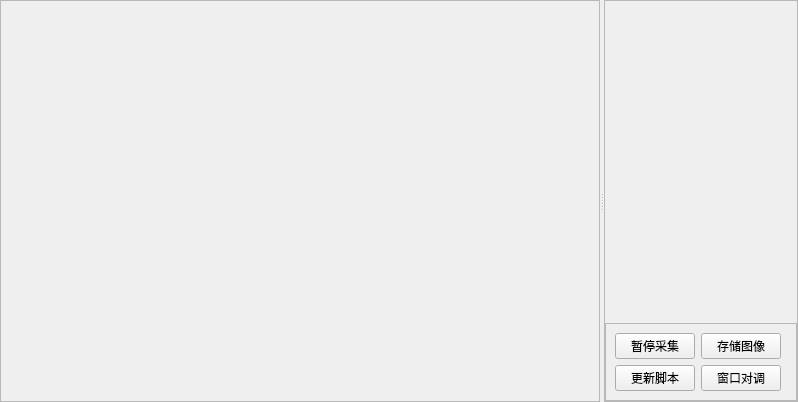
<?xml version="1.0" encoding="UTF-8"?>
<ui version="4.0">
 <class>Form</class>
 <widget class="QWidget" name="Form">
  <property name="geometry">
   <rect>
    <x>0</x>
    <y>0</y>
    <width>798</width>
    <height>402</height>
   </rect>
  </property>
  <property name="windowTitle">
   <string>Form</string>
  </property>
  <layout class="QVBoxLayout" name="Form_lay">
   <property name="spacing">
    <number>0</number>
   </property>
   <property name="leftMargin">
    <number>0</number>
   </property>
   <property name="topMargin">
    <number>0</number>
   </property>
   <property name="rightMargin">
    <number>0</number>
   </property>
   <property name="bottomMargin">
    <number>0</number>
   </property>
   <item>
    <layout class="QHBoxLayout" name="header"/>
   </item>
   <item>
    <widget class="QSplitter" name="splitter">
     <property name="sizePolicy">
      <sizepolicy hsizetype="Preferred" vsizetype="Preferred">
       <horstretch>0</horstretch>
       <verstretch>0</verstretch>
      </sizepolicy>
     </property>
     <property name="orientation">
      <enum>Qt::Horizontal</enum>
     </property>
     <widget class="QFrame" name="wx_left">
      <property name="sizePolicy">
       <sizepolicy hsizetype="MinimumExpanding" vsizetype="Maximum">
        <horstretch>0</horstretch>
        <verstretch>0</verstretch>
       </sizepolicy>
      </property>
      <property name="minimumSize">
       <size>
        <width>600</width>
        <height>400</height>
       </size>
      </property>
      <property name="frameShape">
       <enum>QFrame::StyledPanel</enum>
      </property>
      <property name="frameShadow">
       <enum>QFrame::Raised</enum>
      </property>
      <layout class="QVBoxLayout" name="left">
       <property name="leftMargin">
        <number>2</number>
       </property>
       <property name="topMargin">
        <number>2</number>
       </property>
       <property name="rightMargin">
        <number>2</number>
       </property>
       <property name="bottomMargin">
        <number>2</number>
       </property>
      </layout>
     </widget>
     <widget class="QFrame" name="wx_right">
      <property name="sizePolicy">
       <sizepolicy hsizetype="Preferred" vsizetype="Maximum">
        <horstretch>0</horstretch>
        <verstretch>0</verstretch>
       </sizepolicy>
      </property>
      <property name="frameShape">
       <enum>QFrame::StyledPanel</enum>
      </property>
      <property name="frameShadow">
       <enum>QFrame::Raised</enum>
      </property>
      <layout class="QVBoxLayout" name="right">
       <property name="spacing">
        <number>2</number>
       </property>
       <property name="leftMargin">
        <number>0</number>
       </property>
       <property name="topMargin">
        <number>0</number>
       </property>
       <property name="rightMargin">
        <number>0</number>
       </property>
       <property name="bottomMargin">
        <number>0</number>
       </property>
       <item>
        <widget class="QFrame" name="sub_canvas">
         <property name="sizePolicy">
          <sizepolicy hsizetype="Preferred" vsizetype="MinimumExpanding">
           <horstretch>0</horstretch>
           <verstretch>0</verstretch>
          </sizepolicy>
         </property>
         <layout class="QVBoxLayout" name="rup">
          <property name="leftMargin">
           <number>2</number>
          </property>
          <property name="topMargin">
           <number>2</number>
          </property>
          <property name="rightMargin">
           <number>2</number>
          </property>
          <property name="bottomMargin">
           <number>2</number>
          </property>
         </layout>
        </widget>
       </item>
       <item>
        <layout class="QVBoxLayout" name="ctrller"/>
       </item>
       <item>
        <widget class="QFrame" name="controlers">
         <property name="frameShape">
          <enum>QFrame::StyledPanel</enum>
         </property>
         <property name="frameShadow">
          <enum>QFrame::Raised</enum>
         </property>
         <layout class="QGridLayout" name="rdown">
          <item row="1" column="0">
           <widget class="QPushButton" name="btn_update_script">
            <property name="text">
             <string>更新脚本</string>
            </property>
           </widget>
          </item>
          <item row="0" column="1">
           <widget class="QPushButton" name="btn_save_image">
            <property name="text">
             <string>存储图像</string>
            </property>
           </widget>
          </item>
          <item row="1" column="1">
           <widget class="QPushButton" name="btn_switch_wins">
            <property name="text">
             <string>窗口对调</string>
            </property>
           </widget>
          </item>
          <item row="0" column="0">
           <widget class="QPushButton" name="btn_pause">
            <property name="text">
             <string>暂停采集</string>
            </property>
           </widget>
          </item>
          <item row="0" column="2">
           <spacer name="horizontalSpacer">
            <property name="orientation">
             <enum>Qt::Horizontal</enum>
            </property>
            <property name="sizeHint" stdset="0">
             <size>
              <width>40</width>
              <height>20</height>
             </size>
            </property>
           </spacer>
          </item>
         </layout>
        </widget>
       </item>
      </layout>
     </widget>
    </widget>
   </item>
   <item>
    <widget class="QFrame" name="footer_bar">
     <property name="sizePolicy">
      <sizepolicy hsizetype="Preferred" vsizetype="Maximum">
       <horstretch>0</horstretch>
       <verstretch>0</verstretch>
      </sizepolicy>
     </property>
     <layout class="QHBoxLayout" name="footer">
      <property name="leftMargin">
       <number>0</number>
      </property>
      <property name="topMargin">
       <number>0</number>
      </property>
      <property name="rightMargin">
       <number>0</number>
      </property>
      <property name="bottomMargin">
       <number>0</number>
      </property>
     </layout>
    </widget>
   </item>
  </layout>
 </widget>
 <resources/>
 <connections/>
</ui>
